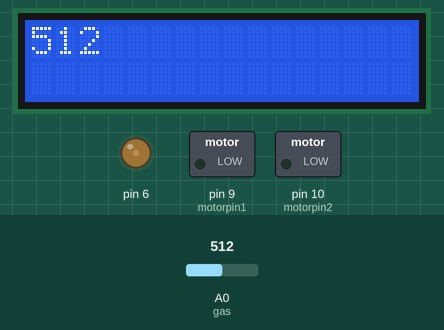
Bench run of a sketch on a simulated Arduino Uno, built with avr-gcc and run on an emulated ATmega328P. On the bench: 16×2 character LCD, switched loads named in the sketch (green lamp = pin HIGH), output pins drawn as LEDs (lit = HIGH). The inputs (shaded band) are chosen by the test bench; at power-on: A0 (gas) = 512.

Above: at 1.2 s.
1.3 s: A0 (gas) set to 784
At 2.7 s:
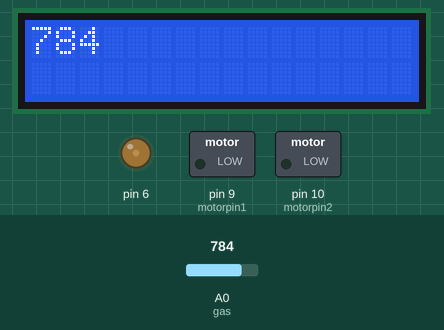
3.5 s: A0 (gas) set to 810
At 4.5 s:
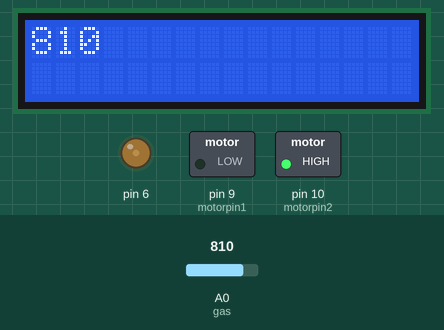
5.5 s: A0 (gas) set to 790
At 7.4 s:
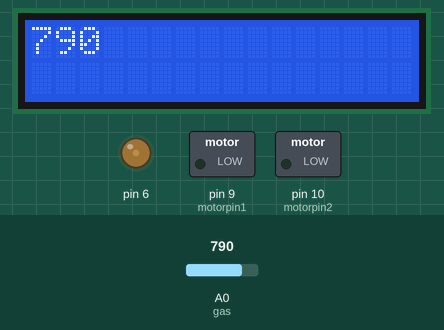
Timing chart, 0 to 8.9 s (numbered marks = the images above; inputs shaded):
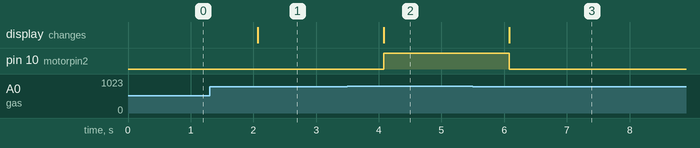

Measured:
- the behaviour switches between 800 and 801 on A0 (gas) (found by bisection; images 1 and 2)
- after the input at 1.3 s, the display: changes after 0.77 s (image 1)
- after the input at 3.5 s, pin 10 (motorpin2): LOW → HIGH after 0.58 s; the display: changes after 0.58 s (image 2)
- after the input at 5.5 s, pin 10 (motorpin2): HIGH → LOW after 0.58 s; the display: changes after 0.58 s (image 3)

The sketch:

GAS_SENSOR-LED-_MOTOR.ino
```cpp
// C++ code
//IF SMOKE IS DETECTED MOTOR STARTS MOVING AND VALUE IN DIISPLAYED ON LED
#include<LiquidCrystal.h>
LiquidCrystal lcd(12,11,5,4,3,2);
const int gas = A0;
const int motorpin1 = 9;
const int motorpin2 = 10;

void setup()
{
  analogWrite(6,50);
  lcd.begin(16,2);
  pinMode(gas,INPUT);
  pinMode(motorpin1,OUTPUT);
  pinMode(motorpin2,OUTPUT);
}

void loop()
{
  lcd.clear();
  lcd.setCursor(0,0);
  lcd.print(analogRead(gas));

  if(analogRead(gas)>800){
  	digitalWrite(motorpin1,LOW);
    digitalWrite(motorpin2,HIGH);
  }
  else{
  	digitalWrite(motorpin1,LOW);
    digitalWrite(motorpin2,LOW);
  }
  delay(1000);
}
```
